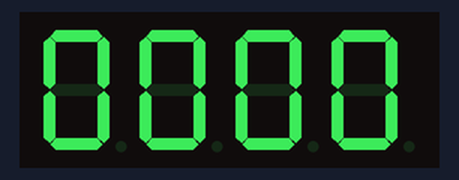
Bench run of a sketch on a simulated Arduino Uno, built with avr-gcc and run on an emulated ATmega328P. On the bench: 4-digit seven-segment display.

Above: at 0.09 s.
At 4.95 s:
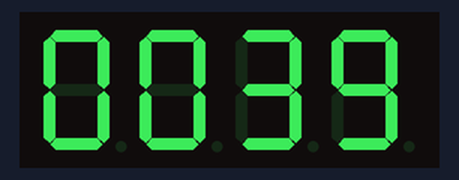
At 9.94 s:
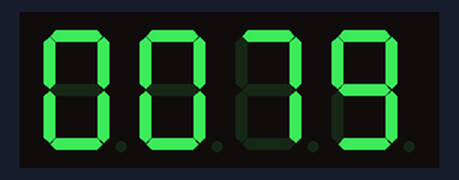
At 19.91 s:
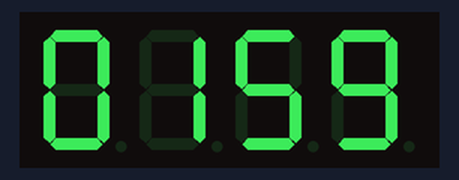
At 29.87 s:
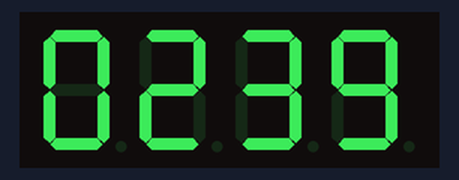
At 39.84 s:
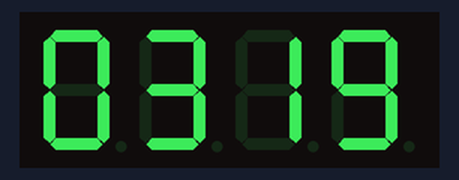

The sketch:

code.ino
```cpp
#include <TM1637.h>


int clk = 12, dio = 13, a[4];
unsigned long cnt = 0;


TM1637 timer1(clk, dio);


void setup() {
  timer1.init();
  timer1.set(7);
}


void loop() {
  myCounter();
}


void myCounter() {
  a[0] = cnt / 1000;
  a[1] = (cnt / 100) % 10;
  a[2] = (cnt / 10) % 10;
  a[3] = cnt % 10;


  for (int i = 0 ; i < 4 ; i++) {
    timer1.display(i, a[i]);
  }


  cnt++;
  if (cnt > 9999) {
    cnt = 0;
  }


  delay(100);
}
```
